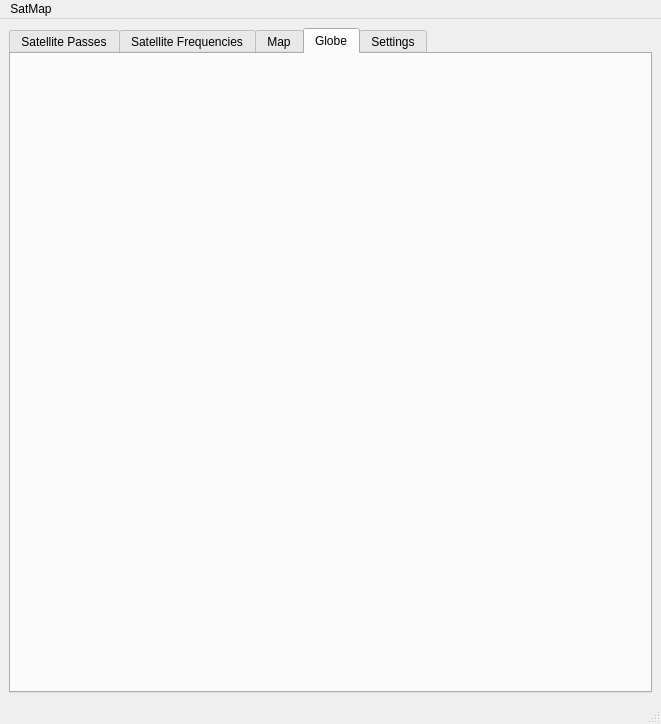
<?xml version="1.0" encoding="UTF-8"?>
<ui version="4.0">
 <class>MainWindow</class>
 <widget class="QMainWindow" name="MainWindow">
  <property name="geometry">
   <rect>
    <x>0</x>
    <y>0</y>
    <width>661</width>
    <height>724</height>
   </rect>
  </property>
  <property name="tabletTracking">
   <bool>false</bool>
  </property>
  <property name="windowTitle">
   <string>MainWindow</string>
  </property>
  <widget class="QWidget" name="centralwidget">
   <property name="sizePolicy">
    <sizepolicy hsizetype="Expanding" vsizetype="Expanding">
     <horstretch>1</horstretch>
     <verstretch>1</verstretch>
    </sizepolicy>
   </property>
   <layout class="QGridLayout" name="gridLayout">
    <item row="0" column="1">
     <widget class="QTabWidget" name="tabWidget">
      <property name="sizePolicy">
       <sizepolicy hsizetype="Expanding" vsizetype="Expanding">
        <horstretch>0</horstretch>
        <verstretch>0</verstretch>
       </sizepolicy>
      </property>
      <property name="tabPosition">
       <enum>QTabWidget::North</enum>
      </property>
      <property name="currentIndex">
       <number>3</number>
      </property>
      <widget class="QWidget" name="satPasses">
       <property name="whatsThis">
        <string>&lt;html&gt;&lt;head/&gt;&lt;body&gt;&lt;p&gt;&lt;br/&gt;&lt;/p&gt;&lt;/body&gt;&lt;/html&gt;</string>
       </property>
       <attribute name="title">
        <string>Satellite Passes</string>
       </attribute>
       <layout class="QGridLayout" name="gridLayout_2">
        <item row="1" column="0" alignment="Qt::AlignLeft">
         <widget class="QLabel" name="label">
          <property name="text">
           <string>Satellite</string>
          </property>
         </widget>
        </item>
        <item row="6" column="0" colspan="11">
         <widget class="QTableWidget" name="satPassesTable">
          <property name="sizePolicy">
           <sizepolicy hsizetype="Expanding" vsizetype="Expanding">
            <horstretch>0</horstretch>
            <verstretch>0</verstretch>
           </sizepolicy>
          </property>
          <property name="verticalScrollBarPolicy">
           <enum>Qt::ScrollBarAsNeeded</enum>
          </property>
          <property name="sizeAdjustPolicy">
           <enum>QAbstractScrollArea::AdjustToContents</enum>
          </property>
          <property name="editTriggers">
           <set>QAbstractItemView::NoEditTriggers</set>
          </property>
          <property name="gridStyle">
           <enum>Qt::SolidLine</enum>
          </property>
          <property name="sortingEnabled">
           <bool>false</bool>
          </property>
          <attribute name="horizontalHeaderStretchLastSection">
           <bool>true</bool>
          </attribute>
          <column>
           <property name="text">
            <string>ID</string>
           </property>
          </column>
          <column>
           <property name="text">
            <string>startTime</string>
           </property>
          </column>
          <column>
           <property name="text">
            <string>startAzimuth</string>
           </property>
          </column>
          <column>
           <property name="text">
            <string>maxElevation</string>
           </property>
          </column>
          <column>
           <property name="text">
            <string>endAzimuth</string>
           </property>
          </column>
          <column>
           <property name="text">
            <string>endTime</string>
           </property>
          </column>
          <column>
           <property name="text">
            <string>totalTime</string>
           </property>
          </column>
         </widget>
        </item>
        <item row="2" column="1" colspan="4">
         <widget class="QLabel" name="coordLabel">
          <property name="text">
           <string/>
          </property>
         </widget>
        </item>
        <item row="4" column="0">
         <widget class="QLabel" name="label_8">
          <property name="text">
           <string>AzEl</string>
          </property>
         </widget>
        </item>
        <item row="4" column="1" colspan="4">
         <widget class="QLabel" name="azElLabel">
          <property name="text">
           <string/>
          </property>
         </widget>
        </item>
        <item row="2" column="0">
         <widget class="QLabel" name="label_2">
          <property name="text">
           <string>Coordinates</string>
          </property>
         </widget>
        </item>
        <item row="1" column="10">
         <widget class="QToolButton" name="tleOK">
          <property name="text">
           <string>OK</string>
          </property>
         </widget>
        </item>
        <item row="1" column="8" colspan="2">
         <widget class="QComboBox" name="tleSelect">
          <property name="sizePolicy">
           <sizepolicy hsizetype="Preferred" vsizetype="Fixed">
            <horstretch>0</horstretch>
            <verstretch>0</verstretch>
           </sizepolicy>
          </property>
          <property name="layoutDirection">
           <enum>Qt::LeftToRight</enum>
          </property>
          <property name="editable">
           <bool>true</bool>
          </property>
         </widget>
        </item>
        <item row="1" column="1" colspan="6">
         <widget class="QComboBox" name="satBox">
          <property name="sizePolicy">
           <sizepolicy hsizetype="Expanding" vsizetype="Fixed">
            <horstretch>0</horstretch>
            <verstretch>0</verstretch>
           </sizepolicy>
          </property>
          <property name="editable">
           <bool>true</bool>
          </property>
         </widget>
        </item>
       </layout>
      </widget>
      <widget class="QWidget" name="satFreq">
       <attribute name="title">
        <string>Satellite Frequencies</string>
       </attribute>
       <layout class="QGridLayout" name="gridLayout_3">
        <item row="0" column="0">
         <widget class="QTableWidget" name="satFreqTable">
          <property name="editTriggers">
           <set>QAbstractItemView::NoEditTriggers</set>
          </property>
          <property name="dragEnabled">
           <bool>true</bool>
          </property>
          <property name="dragDropMode">
           <enum>QAbstractItemView::DragOnly</enum>
          </property>
          <attribute name="horizontalHeaderCascadingSectionResizes">
           <bool>false</bool>
          </attribute>
          <attribute name="horizontalHeaderShowSortIndicator" stdset="0">
           <bool>false</bool>
          </attribute>
          <attribute name="horizontalHeaderStretchLastSection">
           <bool>true</bool>
          </attribute>
          <column>
           <property name="text">
            <string>Name</string>
           </property>
          </column>
          <column>
           <property name="text">
            <string>Mode</string>
           </property>
          </column>
          <column>
           <property name="text">
            <string>Downlink</string>
           </property>
          </column>
          <column>
           <property name="text">
            <string>Uplink</string>
           </property>
          </column>
          <column>
           <property name="text">
            <string>Inverted</string>
           </property>
          </column>
         </widget>
        </item>
       </layout>
      </widget>
      <widget class="QWidget" name="map">
       <attribute name="title">
        <string>Map</string>
       </attribute>
       <layout class="QGridLayout" name="gridLayout_4">
        <item row="0" column="1">
         <widget class="QToolButton" name="mapOK">
          <property name="text">
           <string>OK</string>
          </property>
         </widget>
        </item>
        <item row="0" column="0">
         <widget class="QComboBox" name="mapSelect"/>
        </item>
        <item row="1" column="0" colspan="2">
         <widget class="QGraphicsView" name="mapView">
          <property name="dragMode">
           <enum>QGraphicsView::ScrollHandDrag</enum>
          </property>
         </widget>
        </item>
       </layout>
      </widget>
      <widget class="QWidget" name="globe">
       <attribute name="title">
        <string>Globe</string>
       </attribute>
       <layout class="QGridLayout" name="gridLayout_5">
        <item row="0" column="0">
         <widget class="Marble::MarbleWidget" name="MarbleWidget">
          <property name="toolTip">
           <string>The Earth</string>
          </property>
          <property name="whatsThis">
           <string>The Marble widget displays a virtual globe.</string>
          </property>
          <property name="mapThemeId">
           <string>earth/openstreetmap/openstreetmap.dgml</string>
          </property>
         </widget>
        </item>
       </layout>
      </widget>
      <widget class="QWidget" name="settings">
       <attribute name="title">
        <string>Settings</string>
       </attribute>
       <layout class="QGridLayout" name="gridLayout_6">
        <item row="0" column="2">
         <widget class="QSpinBox" name="longMinute">
          <property name="specialValueText">
           <string/>
          </property>
          <property name="suffix">
           <string>'</string>
          </property>
         </widget>
        </item>
        <item row="3" column="1">
         <widget class="QSpinBox" name="passDuration">
          <property name="minimum">
           <number>1</number>
          </property>
          <property name="maximum">
           <number>100</number>
          </property>
         </widget>
        </item>
        <item row="0" column="5">
         <widget class="QToolButton" name="OK">
          <property name="text">
           <string>OK</string>
          </property>
         </widget>
        </item>
        <item row="0" column="4">
         <widget class="QComboBox" name="longChoose">
          <property name="sizePolicy">
           <sizepolicy hsizetype="Minimum" vsizetype="Fixed">
            <horstretch>0</horstretch>
            <verstretch>0</verstretch>
           </sizepolicy>
          </property>
          <property name="minimumSize">
           <size>
            <width>0</width>
            <height>0</height>
           </size>
          </property>
         </widget>
        </item>
        <item row="1" column="0">
         <widget class="QLabel" name="label_5">
          <property name="text">
           <string>Latitude</string>
          </property>
         </widget>
        </item>
        <item row="4" column="0" rowspan="2" colspan="6">
         <widget class="QTextEdit" name="links"/>
        </item>
        <item row="1" column="3">
         <widget class="QSpinBox" name="latSecond">
          <property name="specialValueText">
           <string/>
          </property>
          <property name="suffix">
           <string>&quot;</string>
          </property>
         </widget>
        </item>
        <item row="3" column="2">
         <widget class="QLabel" name="label_7">
          <property name="text">
           <string>Accuracy</string>
          </property>
         </widget>
        </item>
        <item row="2" column="1">
         <widget class="QSpinBox" name="heightSpinBox"/>
        </item>
        <item row="0" column="3">
         <widget class="QSpinBox" name="longSecond">
          <property name="specialValueText">
           <string/>
          </property>
          <property name="suffix">
           <string>&quot;</string>
          </property>
         </widget>
        </item>
        <item row="1" column="2">
         <widget class="QSpinBox" name="latMinute">
          <property name="specialValueText">
           <string/>
          </property>
          <property name="suffix">
           <string>'</string>
          </property>
         </widget>
        </item>
        <item row="0" column="0">
         <widget class="QLabel" name="label_4">
          <property name="text">
           <string>Longitude</string>
          </property>
         </widget>
        </item>
        <item row="1" column="4">
         <widget class="QComboBox" name="latChoose">
          <property name="sizePolicy">
           <sizepolicy hsizetype="Minimum" vsizetype="Fixed">
            <horstretch>0</horstretch>
            <verstretch>0</verstretch>
           </sizepolicy>
          </property>
          <property name="minimumSize">
           <size>
            <width>0</width>
            <height>0</height>
           </size>
          </property>
         </widget>
        </item>
        <item row="3" column="0">
         <widget class="QLabel" name="label_6">
          <property name="text">
           <string>Pass Hours Ahead</string>
          </property>
         </widget>
        </item>
        <item row="2" column="0">
         <widget class="QLabel" name="label_3">
          <property name="text">
           <string>Height</string>
          </property>
         </widget>
        </item>
        <item row="0" column="1">
         <widget class="QSpinBox" name="longHour">
          <property name="specialValueText">
           <string/>
          </property>
          <property name="suffix">
           <string>°</string>
          </property>
          <property name="maximum">
           <number>180</number>
          </property>
         </widget>
        </item>
        <item row="1" column="1">
         <widget class="QSpinBox" name="latHour">
          <property name="specialValueText">
           <string/>
          </property>
          <property name="suffix">
           <string>°</string>
          </property>
          <property name="maximum">
           <number>90</number>
          </property>
         </widget>
        </item>
        <item row="5" column="2">
         <spacer name="verticalSpacer">
          <property name="orientation">
           <enum>Qt::Vertical</enum>
          </property>
          <property name="sizeHint" stdset="0">
           <size>
            <width>20</width>
            <height>40</height>
           </size>
          </property>
         </spacer>
        </item>
        <item row="3" column="3">
         <widget class="QSpinBox" name="passAcc">
          <property name="minimum">
           <number>1</number>
          </property>
          <property name="maximum">
           <number>100</number>
          </property>
         </widget>
        </item>
       </layout>
      </widget>
     </widget>
    </item>
   </layout>
  </widget>
  <widget class="QMenuBar" name="menubar">
   <property name="geometry">
    <rect>
     <x>0</x>
     <y>0</y>
     <width>661</width>
     <height>23</height>
    </rect>
   </property>
   <widget class="QMenu" name="menuSatMap">
    <property name="title">
     <string>SatMap</string>
    </property>
    <addaction name="actionUpdate_TLEs"/>
    <addaction name="actionDownload_map"/>
    <addaction name="actionUpdate_Freq"/>
    <addaction name="actionRefresh_TLEs"/>
    <addaction name="actionRefresh_maps"/>
    <addaction name="separator"/>
    <addaction name="actionQuit"/>
    <addaction name="actionAbout"/>
   </widget>
   <addaction name="menuSatMap"/>
  </widget>
  <widget class="QStatusBar" name="statusbar"/>
  <action name="actionUpdate_TLEs">
   <property name="text">
    <string>Download TLEs</string>
   </property>
  </action>
  <action name="actionAbout">
   <property name="text">
    <string>About</string>
   </property>
  </action>
  <action name="actionRefresh_TLEs">
   <property name="text">
    <string>Refresh TLEs</string>
   </property>
  </action>
  <action name="actionQuit">
   <property name="text">
    <string>Quit</string>
   </property>
  </action>
  <action name="actionDownload_map">
   <property name="text">
    <string>Download map</string>
   </property>
  </action>
  <action name="actionRefresh_maps">
   <property name="text">
    <string>Refresh maps</string>
   </property>
  </action>
  <action name="actionUpdate_Freq">
   <property name="text">
    <string>Update Freq</string>
   </property>
  </action>
 </widget>
 <customwidgets>
  <customwidget>
   <class>Marble::MarbleWidget</class>
   <extends>QWidget</extends>
   <header>MarbleWidget.h</header>
  </customwidget>
 </customwidgets>
 <resources/>
 <connections/>
</ui>
